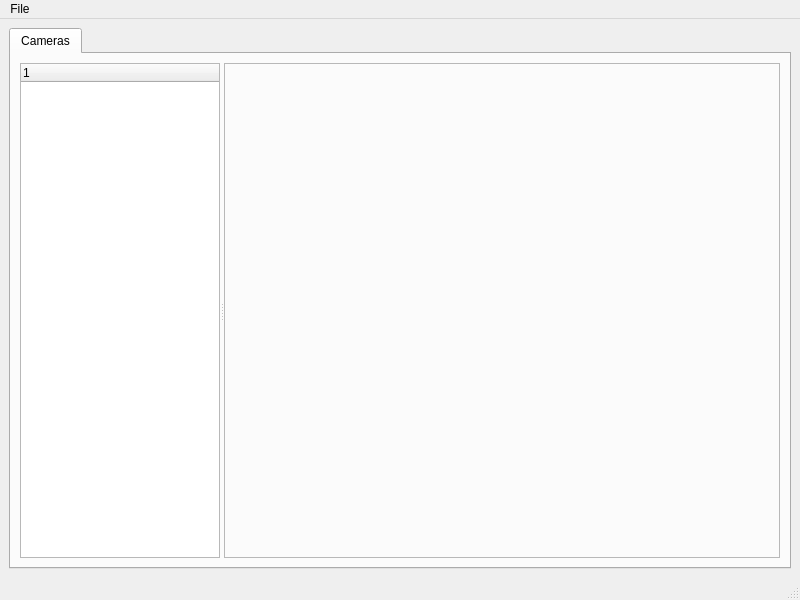
<?xml version="1.0" encoding="UTF-8"?>
<ui version="4.0">
 <class>MainWindow</class>
 <widget class="QMainWindow" name="MainWindow">
  <property name="geometry">
   <rect>
    <x>0</x>
    <y>0</y>
    <width>800</width>
    <height>600</height>
   </rect>
  </property>
  <property name="windowTitle">
   <string>SmartPoliTech Surveillance System</string>
  </property>
  <widget class="QWidget" name="centralwidget">
   <layout class="QVBoxLayout" name="verticalLayout_3">
    <item>
     <widget class="QTabWidget" name="tabWidget">
      <property name="currentIndex">
       <number>0</number>
      </property>
      <widget class="QWidget" name="tab_1">
       <attribute name="title">
        <string>Cameras</string>
       </attribute>
       <layout class="QVBoxLayout" name="verticalLayout_2">
        <item>
         <widget class="QSplitter" name="splitter_2">
          <property name="orientation">
           <enum>Qt::Horizontal</enum>
          </property>
          <widget class="QTreeWidget" name="treeWidget">
           <property name="sizePolicy">
            <sizepolicy hsizetype="MinimumExpanding" vsizetype="Expanding">
             <horstretch>0</horstretch>
             <verstretch>0</verstretch>
            </sizepolicy>
           </property>
           <property name="maximumSize">
            <size>
             <width>200</width>
             <height>16777215</height>
            </size>
           </property>
           <column>
            <property name="text">
             <string notr="true">1</string>
            </property>
           </column>
          </widget>
          <widget class="QSplitter" name="splitter">
           <property name="orientation">
            <enum>Qt::Horizontal</enum>
           </property>
           <widget class="QFrame" name="frame">
            <property name="sizePolicy">
             <sizepolicy hsizetype="Preferred" vsizetype="Preferred">
              <horstretch>0</horstretch>
              <verstretch>0</verstretch>
             </sizepolicy>
            </property>
            <property name="frameShape">
             <enum>QFrame::StyledPanel</enum>
            </property>
            <property name="frameShadow">
             <enum>QFrame::Raised</enum>
            </property>
            <layout class="QVBoxLayout" name="verticalLayout">
             <item>
              <layout class="QGridLayout" name="gridLayout">
               <property name="sizeConstraint">
                <enum>QLayout::SetDefaultConstraint</enum>
               </property>
              </layout>
             </item>
            </layout>
           </widget>
          </widget>
         </widget>
        </item>
       </layout>
      </widget>
     </widget>
    </item>
   </layout>
  </widget>
  <widget class="QMenuBar" name="menubar">
   <property name="geometry">
    <rect>
     <x>0</x>
     <y>0</y>
     <width>800</width>
     <height>25</height>
    </rect>
   </property>
   <widget class="QMenu" name="menuFile">
    <property name="title">
     <string>File</string>
    </property>
    <addaction name="actionFile"/>
   </widget>
   <addaction name="menuFile"/>
  </widget>
  <widget class="QStatusBar" name="statusbar"/>
  <action name="actionFile">
   <property name="text">
    <string>File</string>
   </property>
  </action>
 </widget>
 <resources/>
 <connections/>
</ui>
